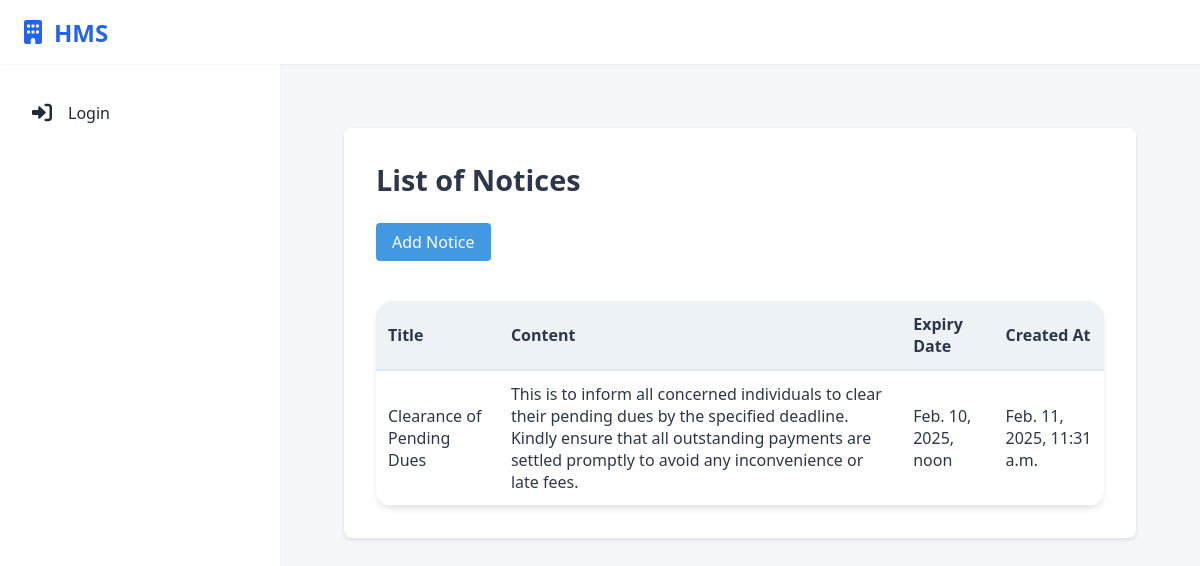
/hostel/list_of_notices/, run on the app's committed database.
### hostel/models.py (models this page shows, shortened)
class NoticeBoard(models.Model):
    Notice_ID = models.AutoField(primary_key=True)
    Title = models.CharField(max_length=255)
    Content = models.TextField()
    Created_At = models.DateTimeField(auto_now_add=True)
    Expiry_Date = models.DateTimeField(null=True, blank=True)
    Admin_ID = models.ForeignKey(Admin, on_delete=models.CASCADE)
    Is_Active = models.BooleanField(default=True)

### hostel/views.py (the view)
# urls.py: path('list_of_notices/', views.list_of_notices, name='list_of_notices'),
def list_of_notices(request):
    notices = NoticeBoard.objects.all().order_by('-Created_At')
    return render(request, 'list_of_noticeboard.html', {'notices': notices})

### hostel/templates/list_of_noticeboard.html (shortened to what this page needs)
{% extends 'base.html' %}
{% block extra_styles %}
{% load static %}
{% endblock %}
{% block content %}
<div class="container-fluid">
    <div class="d-flex justify-content-between align-items-center mt-4">
        <h2>List of Notices</h2>
        <a href="{% url 'add_notice' %}" class="btn btn-primary">Add Notice</a>
    </div>
    <div class="table-container mt-4">
        <table class="table table-striped table-bordered mt-3">
            <thead>
                <tr>
                    <th>Title</th>
                    <th>Content</th>
                    <th>Expiry Date</th>
                    <th>Created At</th>
                </tr>
            </thead>
            <tbody>
                {% for notice in notices %}
                    <tr>
                        <td>{{ notice.Title }}</td>
                        <td>{{ notice.Content }}</td>
                        <td>{{ notice.Expiry_Date }}</td>
                        <td>{{ notice.Created_At }}</td>
                    </tr>
                {% empty %}
                    <tr>
                        <td colspan="4" class="empty-state">No notices available.</td>
                    </tr>
                {% endfor %}
            </tbody>
        </table>
    </div>
</div>
{% endblock %}

### hostel/templates/base.html (style rules this page uses)
:root { --primary-color: #2563eb; --background-color: #f8fafc; --text-color: #1e293b; --sidebar-width: 280px; --header-height: 64px; --shadow-sm: 0 1px 2px 0 rgb(0 0 0 / 0.05); }
* { margin: 0; padding: 0; box-sizing: border-box; }
body { font-family: 'Inter', system-ui, -apple-system, sans-serif; background: var(--background-color); color: var(--text-color); }

### hostel/templates/list_of_noticeboard.html (style rules this page uses)
body { font-family: 'Segoe UI', Tahoma, Geneva, Verdana, sans-serif; padding: 2rem; background-color: #f5f7fa; color: #2d3748; }
.container-fluid { max-width: 1200px; margin: 0 auto; background-color: white; border-radius: 8px; box-shadow: 0 2px 4px rgba(0, 0, 0, 0.1); padding: 2rem; }
h2 { color: #2d3748; margin-bottom: 1.5rem; font-size: 1.8rem; }
.btn-primary { display: inline-block; background-color: #4299e1; color: white; padding: 0.5rem 1rem; border-radius: 4px; text-decoration: none; margin-bottom: 1.5rem; transition: background-color 0.2s; }
.table-container { background: white; border-radius: 1rem; box-shadow: 0 4px 6px -1px rgba(0, 0, 0, 0.1); overflow: hidden; margin-top: 1rem; }
table { width: 100%; border-collapse: collapse; background-color: white; }
th { background-color: #edf2f7; padding: 0.75rem; text-align: left; font-weight: 600; border-bottom: 2px solid #e2e8f0; color: #2d3748; }
td { padding: 0.75rem; border-bottom: 1px solid #e2e8f0; }

### data on the page
NoticeBoard: Title "Clearance of Pending Dues", Content "This is to inform all concerned individuals to clear their pending dues by the specified deadline. Kindly ensure that all outstanding payments are settled promptly to avoid any inconvenience or late fees.", Expiry_Date "Feb. 10, 2025, noon", Created_At "Feb. 11, 2025, 11:31 a.m."
